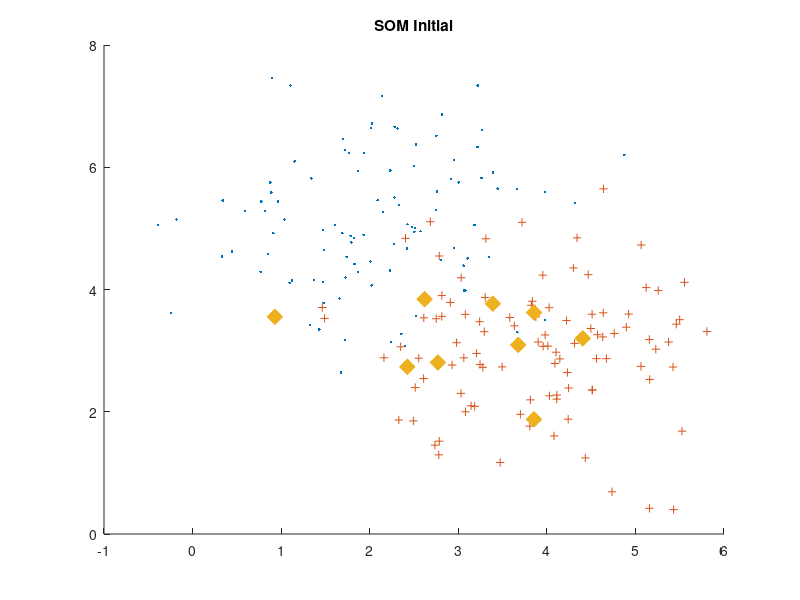

This chart was generated by the following MATLAB code: (Note: this script raises an error after producing the figure.)
clear all; clc;
X = mvnrnd([2 5], [1 1], 100); %OG data
Y = mvnrnd([4 3], [1 1], 100);

Z = vertcat(X,Y);


neurons = mvnrnd([3 3], [1 1], 9);

figure
hold on
plot(X(:,1),X(:,2),'.'); %plot
plot(Y(:,1),Y(:,2),'+');
title('SOM Initial');
plot(neurons(:,1),neurons(:,2),'x','linewidth',8); %plot

Z = Z';
neurons = neurons';

learningrate = 0.05;

epochs = 200;

while(epochs > 1)
BMU = [];
for i = 1:length(Z)
   dist = [];
   for j = 1:length(neurons)
   dist = [dist; (sqrt((neurons(1,j)-Z(1,i)).^2+(neurons(2,j)-Z(2,i)).^2))];
   end
   BMU = [BMU;findBMU(dist)];
end

for j = 1:length(neurons)
winners = [];
    for k = 1:length(BMU)
       if(j == BMU(k))
       winners = [winners;Z(1,k) Z(2,k)]; 
       end
    end
    if(isempty(winners) == 0)
        if(size(winners,1) > 1)
            mu = mean(winners);
        else
            mu = winners;
        end
    distance = [(neurons(1,j)-mu(1)) (neurons(2,j)-mu(2))];
    update = neurons(:,j)' - learningrate*distance;
    neurons(:,j) = update;
    end
end
epochs = epochs - 1;
end

neurons = neurons';

figure
hold on
plot(X(:,1),X(:,2),'.'); %plot
plot(Y(:,1),Y(:,2),'+');
title('SOM final');
plot(neurons(:,1),neurons(:,2),'x','linewidth',8); %plot


function x = findBMU(dist)                  %retrns index of closest neuron
minima = min(dist);
for i = 1:length(dist)
   if(dist(i) == minima)
       x = i;
   end
end
end
